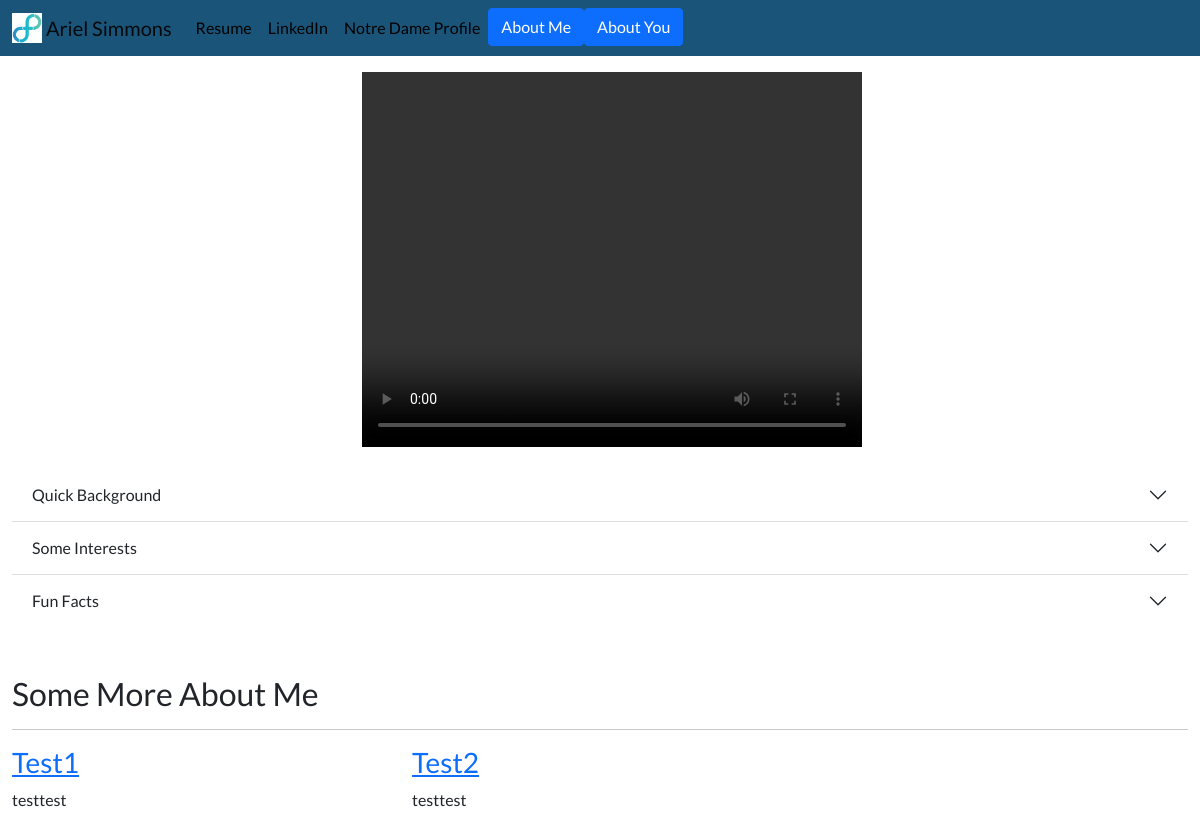
Screenshot of /aboutme/ with the database file from the repository.
### aboutme/models.py (models this page shows, shortened)
class AboutMe(models.Model):
    title = models.CharField(max_length=200)
    description = models.TextField()
    url = models.URLField(blank=True)

### aboutme/views.py (the view)
# urls.py: path('', views.about_me, name="about_me"),
def about_me(request):
    aboutmes = AboutMe.objects.all()
    return render(request, 'aboutme/about_me.html', {'aboutmes':aboutmes})

### aboutme/templates/aboutme/about_me.html (shortened to what this page needs)
{% extends 'portfolio/base.html' %}
{% block content %}
{% load static %}
<div class="row justify-content-center my-3">
    <div class="col-5">
        <video width='500' height= '375' controls autoplay loop>
            <source src="{% static 'aboutme/FEN1819GIF1.mp4' type='video/mp4' %}">
        </video>
    </div>
  </div>
<div class="accordion accordion-flush" id="accordionFlushExample">
    <div class="accordion-item">
      <h2 class="accordion-header" id="flush-headingOne">
        <button class="accordion-button collapsed" type="button" data-bs-toggle="collapse"
        data-bs-target="#flush-collapseOne" aria-expanded="false" aria-controls="flush-collapseOne">
          Quick Background
        </button>
      </h2>
    </div>
    <div class="accordion-item">
      <h2 class="accordion-header" id="flush-headingTwo">
        <button class="accordion-button collapsed" type="button" data-bs-toggle="collapse"
        data-bs-target="#flush-collapseTwo" aria-expanded="false" aria-controls="flush-collapseTwo">
          Some Interests
        </button>
      </h2>
    </div>
    <div class="accordion-item">
      <h2 class="accordion-header" id="flush-headingThree">
        <button class="accordion-button collapsed" type="button" data-bs-toggle="collapse"
        data-bs-target="#flush-collapseThree" aria-expanded="false" aria-controls="flush-collapseThree">
          Fun Facts
        </button>
      </h2>
    </div>
  </div>
<h2 class="mt-5">Some More About Me</h2>
<hr>
<div class="row">
  {% for aboutme in aboutmes %}
  <div class="col-lg-4 col-md-6">
    <a href="{% url 'aboutme:detail' aboutme.id %}"><h3>{{ aboutme.title }}</h3></a>
    <p>{{ aboutme.description }}</p>
  </div>
  {% endfor %}
</div>
{% endblock %}

### portfolio/static/portfolio/custom.css (style rules this page uses)
body { font-family: 'Lato', sans-serif; }

### rows the page displays
AboutMe: title "Test1", description "testtest"
AboutMe: title "Test2", description "testtest"
